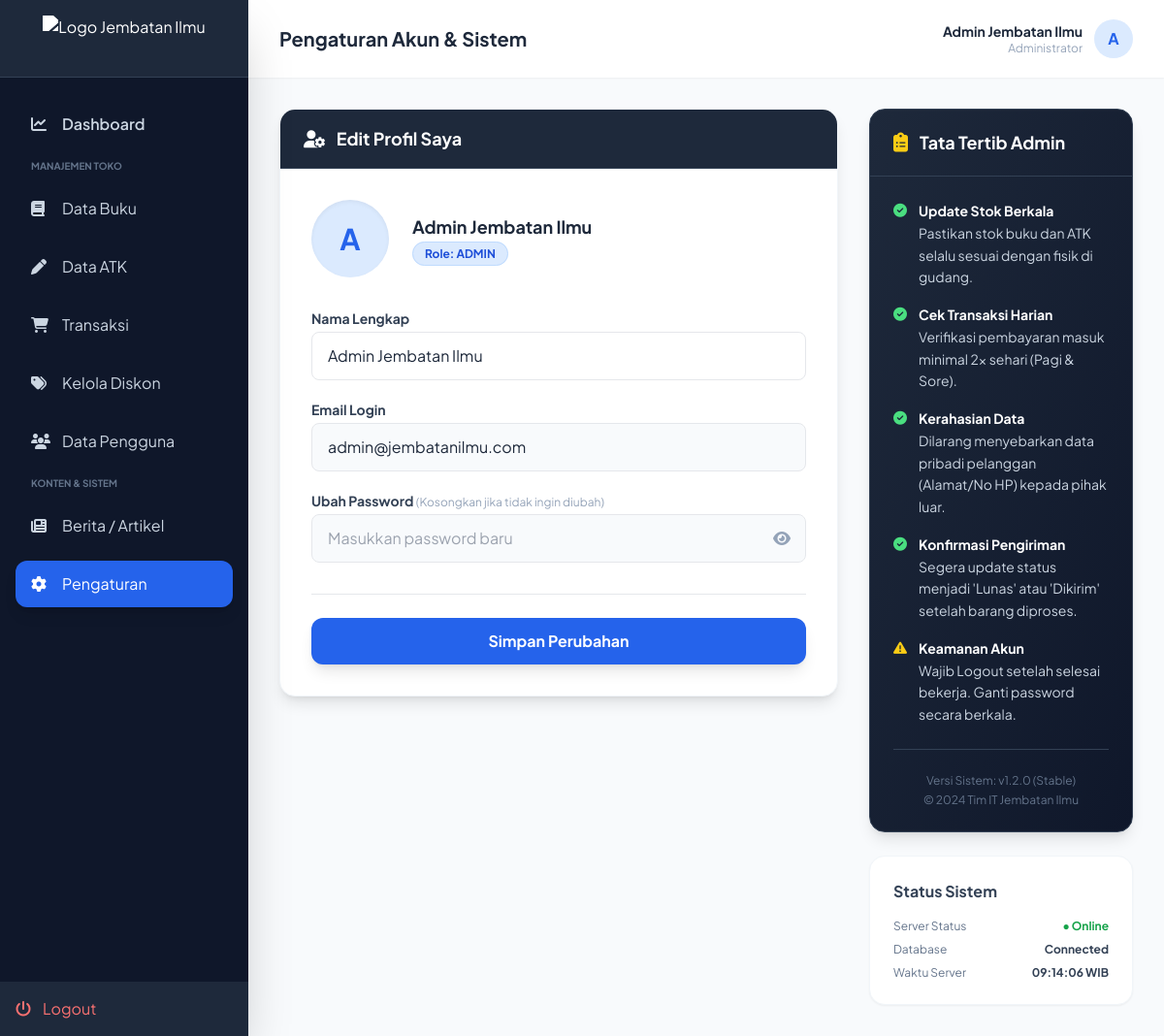
Screenshot of /pengaturan_admin.php (signed in) with the database file from the repository.
### tables this page shows
CREATE TABLE `users` (
  `id` int(11) NOT NULL,
  `nama` varchar(100) DEFAULT NULL,
  `email` varchar(100) DEFAULT NULL,
  `password` varchar(255) DEFAULT NULL,
  `role` enum('admin','member') DEFAULT 'member'
);

### pengaturan_admin.php (the view, shortened to what this page needs)
<?php
include 'koneksi.php';
$email_login = $_SESSION['user_email'];
$query_admin = mysqli_query($conn, "SELECT * FROM users WHERE email='$email_login'");
$admin = mysqli_fetch_assoc($query_admin);
?>
<!DOCTYPE html>
<html lang="id">
<head>
    <script src="https://cdn.tailwindcss.com"></script>
    <link href="https://cdnjs.cloudflare.com/ajax/libs/font-awesome/6.4.0/css/all.min.css" rel="stylesheet">
</head>
<body class="bg-slate-50 text-slate-800">
    <div class="flex h-screen overflow-hidden">
        <aside id="sidebar" class="w-64 bg-slate-900 text-white flex-col shadow-2xl hidden md:flex absolute md:relative z-50 h-full">
            <div class="h-20 flex items-center justify-between px-4 border-b border-slate-700 bg-slate-800 relative">
                <div class="flex-1 flex justify-center">
                    <img src="Jembatan Ilmu.png" alt="Logo Jembatan Ilmu" class="h-12 w-auto brightness-0 invert transition-all duration-300 hover:scale-105">
                </div>
            </div>
            <nav class="flex-1 px-4 py-6 space-y-3 overflow-y-auto">
                <a href="admin.php" class="flex items-center px-4 py-3 text-slate-300 hover:text-white transition">
                    <i class="fas fa-chart-line w-8"></i>
                    <span class="font-semibold">Dashboard</span>
                </a>
                <p class="px-4 text-[10px] font-bold text-slate-500 uppercase mt-4">Manajemen Toko</p>
                <a href="manajemen_buku.php" class="flex items-center px-4 py-3 text-slate-300 hover:text-white transition">
                    <i class="fas fa-book w-8"></i> <span>Data Buku</span>
                </a>
                <a href="manajemen_atk.php" class="flex items-center px-4 py-3 text-slate-300 hover:text-white transition">
                    <i class="fas fa-pen w-8"></i> <span>Data ATK</span>
                </a>
                <a href="manajemen_transaksi.php" class="flex items-center px-4 py-3 text-slate-300 hover:text-white transition">
                    <i class="fas fa-shopping-cart w-8"></i> <span>Transaksi</span>
                </a>
                <a href="manajemen_diskon.php" class="flex items-center px-4 py-3 text-slate-300 hover:text-white transition">
                    <i class="fas fa-tags w-8"></i> <span>Kelola Diskon</span>
                </a>
                <a href="manajemen_pengguna.php" class="flex items-center px-4 py-3 text-slate-300 hover:text-white transition">
                    <i class="fas fa-users w-8"></i> <span>Data Pengguna</span>
                </a>
                <p class="px-4 text-[10px] font-bold text-slate-500 uppercase mt-4">Konten & Sistem</p>
                <a href="manajemen_berita.php" class="flex items-center px-4 py-3 text-slate-300 hover:text-white transition">
                    <i class="fas fa-newspaper w-8"></i> <span>Berita / Artikel</span>
                </a>
                <a href="pengaturan_admin.php" class="flex items-center px-4 py-3 bg-blue-600 text-white rounded-xl shadow-lg transition">
                    <i class="fas fa-cog w-8"></i> <span>Pengaturan</span>
                </a>
            </nav>
            <div class="p-4 bg-slate-800">
                <a href="logout.php" class="flex items-center gap-3 text-red-400 hover:text-red-300 transition"><i class="fas fa-power-off"></i> <span>Logout</span></a>
            </div>
        </aside>
        <main class="flex-1 flex flex-col h-screen overflow-hidden relative">
            <header class="h-20 bg-white shadow-sm flex items-center justify-between px-8 z-10">
                <div class="flex items-center gap-4">
                    <h2 class="text-xl font-bold text-slate-800">Pengaturan Akun & Sistem</h2>
                </div>
                <div class="flex items-center gap-3">
                    <div class="text-right hidden sm:block">
                        <p class="text-sm font-bold"><?= $admin['nama']; ?></p>
                        <p class="text-xs text-slate-400">Administrator</p>
                    </div>
                    <div class="h-10 w-10 bg-blue-100 text-blue-600 rounded-full flex items-center justify-center font-bold">
                        <?= strtoupper(substr($admin['nama'], 0, 1)); ?>
                    </div>
                </div>
            </header>
            <div class="flex-1 overflow-y-auto p-8">
                <div class="grid grid-cols-1 lg:grid-cols-3 gap-8">
                    <div class="lg:col-span-2">
                        <div class="bg-white rounded-2xl shadow-lg border border-slate-100 overflow-hidden">
                            <div class="bg-slate-800 px-6 py-4 border-b border-slate-700">
                                <h3 class="text-white font-bold text-lg"><i class="fas fa-user-cog mr-2"></i> Edit Profil Saya</h3>
                            </div>
                            <form action="" method="POST" class="p-8">
                                <div class="flex items-center gap-6 mb-8">
                                    <div class="h-20 w-20 rounded-full bg-blue-100 flex items-center justify-center text-3xl font-bold text-blue-600 shadow-inner">
                                        <?= strtoupper(substr($admin['nama'], 0, 1)); ?>
                                    </div>
                                    <div>
                                        <h4 class="font-bold text-lg"><?= $admin['nama']; ?></h4>
                                        <span class="px-3 py-1 bg-blue-100 text-blue-700 rounded-full text-xs font-bold border border-blue-200">
                                            Role: <?= strtoupper($admin['role']); ?>
                                        </span>
                                    </div>
                                </div>
                                <div class="space-y-5">
                                    <div>
                                        <label class="block text-sm font-bold text-slate-700 mb-1">Nama Lengkap</label>
                                        <input type="text" name="nama" value="<?= $admin['nama']; ?>" required class="w-full px-4 py-3 rounded-lg border focus:ring-2 focus:ring-blue-500 outline-none transition">
                                    </div>
                                    <div>
                                        <label class="block text-sm font-bold text-slate-700 mb-1">Email Login</label>
                                        <input type="email" name="email" value="<?= $admin['email']; ?>" required class="w-full px-4 py-3 rounded-lg border focus:ring-2 focus:ring-blue-500 outline-none transition bg-slate-50">
                                    </div>
                                    <div>
                                        <label class="block text-sm font-bold text-slate-700 mb-1">Ubah Password <span class="text-xs text-slate-400 font-normal">(Kosongkan jika tidak ingin diubah)</span></label>
                                        <div class="relative">
                                            <input type="password" name="password" id="inputPassword" placeholder="Masukkan password baru" class="w-full px-4 py-3 pr-12 rounded-lg border focus:ring-2 focus:ring-blue-500 outline-none transition bg-slate-50">
                                            <button type="button" onclick="togglePassword()" class="absolute inset-y-0 right-0 px-4 flex items-center text-slate-400 hover:text-blue-600 focus:outline-none transition">
                                                <i class="fas fa-eye" id="eyeIcon"></i>
                                            </button>
                                        </div>
                                    </div>
                                </div>
                                <div class="mt-8 pt-6 border-t">
                                    <button type="submit" name="update_profil" class="w-full bg-blue-600 hover:bg-blue-700 text-white font-bold py-3 rounded-xl shadow-lg transition transform hover:-translate-y-1">
                                        Simpan Perubahan
                                    </button>
                                </div>
                            </form>
                        </div>
                    </div>
                    <div class="lg:col-span-1">
                        <div class="bg-gradient-to-br from-slate-800 to-slate-900 rounded-2xl shadow-lg border border-slate-700 text-white overflow-hidden">
                            <div class="px-6 py-5 border-b border-slate-700 flex items-center gap-3">
                                <i class="fas fa-clipboard-list text-yellow-400 text-xl"></i>
                                <h3 class="font-bold text-lg">Tata Tertib Admin</h3>
                            </div>
                            <div class="p-6">
                                <ul class="space-y-4 text-sm leading-relaxed text-slate-300">
                                    <li class="flex gap-3">
                                        <i class="fas fa-check-circle text-green-400 mt-1"></i>
                                        <div>
                                            <strong class="text-white block">Update Stok Berkala</strong>
                                            Pastikan stok buku dan ATK selalu sesuai dengan fisik di gudang.
                                        </div>
                                    </li>
                                    <li class="flex gap-3">
                                        <i class="fas fa-check-circle text-green-400 mt-1"></i>
                                        <div>
                                            <strong class="text-white block">Cek Transaksi Harian</strong>
                                            Verifikasi pembayaran masuk minimal 2x sehari (Pagi & Sore).
                                        </div>
                                    </li>
                                    <li class="flex gap-3">
                                        <i class="fas fa-check-circle text-green-400 mt-1"></i>
                                        <div>
                                            <strong class="text-white block">Kerahasian Data</strong>
                                            Dilarang menyebarkan data pribadi pelanggan (Alamat/No HP) kepada pihak luar.
                                        </div>
                                    </li>
                                    <li class="flex gap-3">
                                        <i class="fas fa-check-circle text-green-400 mt-1"></i>
                                        <div>
                                            <strong class="text-white block">Konfirmasi Pengiriman</strong>
                                            Segera update status menjadi 'Lunas' atau 'Dikirim' setelah barang diproses.
                                        </div>
                                    </li>
                                    <li class="flex gap-3">
                                        <i class="fas fa-exclamation-triangle text-yellow-400 mt-1"></i>
                                        <div>
                                            <strong class="text-white block">Keamanan Akun</strong>
                                            Wajib Logout setelah selesai bekerja. Ganti password secara berkala.
                                        </div>
                                    </li>
                                </ul>
                                <div class="mt-6 pt-6 border-t border-slate-700 text-center">
                                    <p class="text-xs text-slate-500">Versi Sistem: v1.2.0 (Stable)</p>
                                    <p class="text-xs text-slate-500 mt-1">&copy; 2024 Tim IT Jembatan Ilmu</p>
                                </div>
                            </div>
                        </div>
                        <div class="mt-6 bg-white rounded-2xl shadow-sm border border-slate-100 p-6">
                            <h4 class="font-bold text-slate-700 mb-4">Status Sistem</h4>
                            <div class="flex justify-between items-center mb-2">
                                <span class="text-xs text-slate-500">Server Status</span>
                                <span class="text-xs font-bold text-green-600">● Online</span>
                            </div>
                            <div class="flex justify-between items-center mb-2">
                                <span class="text-xs text-slate-500">Database</span>
                                <span class="text-xs font-bold text-slate-700">Connected</span>
                            </div>
                            <div class="flex justify-between items-center">
                                <span class="text-xs text-slate-500">Waktu Server</span>
                                <span class="text-xs font-bold text-slate-700"><?= date('H:i:s'); ?> WIB</span>
                            </div>
                        </div>
                    </div>
                </div>
            </div>
        </main>
    </div>
</body>
</html>

### pengaturan_admin.php (style rules this page uses)
body { font-family: 'Plus Jakarta Sans', sans-serif; }

### rows the page displays
users: nama "Admin Jembatan Ilmu", nama "A", role "ADMIN", email "admin@jembatanilmu.com"
